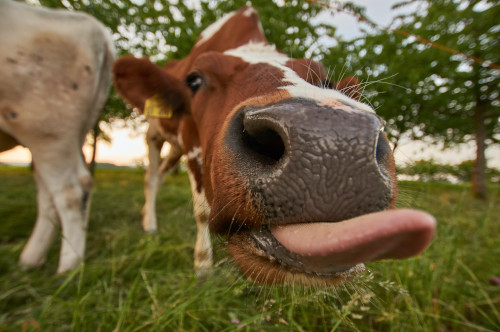
#> input picture img-1.jpg, 500 x 332 px
$ jupyter execute CPSiO_241269_Image_Processing.ipynb   (shell and % lines are left out)   (older library calls are emulated)
#> lines starting #> are read from the running program, lines starting #| are printed output that depends on the picture
## CPSiO - Przetwarzanie obrazów w dziedzinie przestrzennej

W tej częśći projektu laboratoryjnego przyjrzymy się bliżej przetwarzaniu obrazów w dziedzinie przestrzennej, Projekt został zrealizowany przy użyciu notatnika Jupyter Notebook, pakietu matplotlib do przetwarzania wykresów oraz wyświetlania obrazów, cv2 (OpenCV) do wykonywania przekształceń na obrazach oraz NumPy do wykonywania operacji na macierzach.

Stworzono dwie funkcje pomocnicze. Funkcja "compareImages" wyświetlać ma dwa wskazane obrazy celem analizy porównawczej, a "compareHistograms" histogramów. Obrazy domyślnie wyświetlane są w kolorze, jednak można zmienić parametr "color" na "gray", dzięki czemu wyświetlone zostaną w odcieniach szarości.

[cell 1]
from matplotlib import pyplot as plt

def compareImages(originalImg, newImg, color = 'default'):
    plt.subplot(121)
    if color == 'default':
        plt.imshow(originalImg)
    else:
        plt.imshow(originalImg, cmap = color)
    plt.title('Oryginalny')

    plt.subplot(122)
    if color == 'default':
        plt.imshow(newImg)
    else:
        plt.imshow(newImg, cmap = color)
    plt.title('Nowy')

    plt.show()

def compareHistograms(originalImg, newImg):
    plt.subplot(121)
    plt.hist(img.flatten(), 256, [0, 256], color = 'b')
    plt.title('Histogram przed wyrównaniem')

    plt.subplot(122)
    plt.hist(newImg.flatten(), 256, [0, 256], color = 'b')
    plt.title('Histogram po wyrównaniu')

    plt.show()

### Ćwiczenie 6.
Zaobserwuj działanie następujących przekształceń punktowych na przykładowych obrazach

Obrazy wczytywane są w odcieniach szarości, co definiuje drugi parametr, 0, w funkcji cv2.imread. Każdy pojedynczy piksel poddawany jest odpowiedniemu przekształceniu oraz wyświetlone zostaje porównanie obrazu oryginalnego z nowo utworzonym. Przekształcenia obrazów wykonywane są bezpośrednio na macierzach.

#### a) Mnożenie obrazu przez stałą T(r) = c · r, gdzie c jest stałą.

[cell 2]
import cv2
import numpy as np
from matplotlib import pyplot as plt

img = cv2.imread('img-1.jpg', 0)
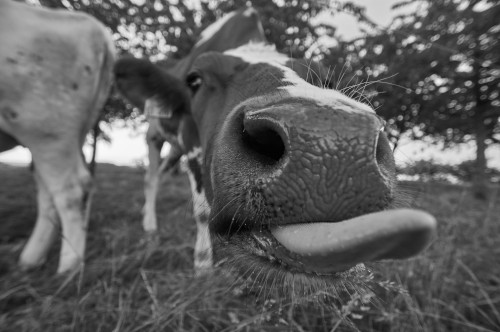
#> img: shape (332, 500); min 0, max 252, mean 95

c = 5
newImg = img * c

compareImages(img, newImg, 'gray')

W przypadku obrazu w odcieniach szarości, piksele nie przechowują informacji o kolorach w formacie RGB (red, green blue) lecz o natężeniu poziomu szarości konkretnego piksela. Wartośći te powinny znaleźć się w zakresie 0-255, więc jeśli wyjdziemy poza ten zakres, w obrazie powstaną artefakty.

#### b) Zmianę dynamiki skali szarości (kontrastu).
Możesz zastosować transformację o postaci T(r) = 1 / (1 + (m / r)^e) gdzie m i e są ustalonymi parametrami przekształcenia (np. m = 0,45, e = 8). Wykreśl T(r), by lepiej uwidocznić wpływ T na kontrast obrazu wyjściowego. Przeprowadź eksperymenty z różnymi wartościami parametrów m i e.

[cell 3]
import cv2
import numpy as np
from matplotlib import pyplot as plt

img = cv2.imread('img-1.jpg', 0)

m = 8
e = 0.4

newImg = 1 / (1 + (m / img)**e)

compareImages(img, newImg, 'gray')

TODO

#### c) Korekcję gamma, zdefiniowaną jako s = c · r^γ, gdzie c > 0 i γ > 0 są stałymi we wzorze przekształcenia.

[cell 4]
import cv2
import numpy as np
from matplotlib import pyplot as plt

img = cv2.imread('img-1.jpg', 0)

c = 0.6
gamma = 0.3

newImg = c * img**gamma

compareImages(img, newImg, 'gray')

Przekształcenie zmienia jasność obrazu. TODO

### Ćwiczenie 7.
Wypróbuj działanie wyrównywania histogramu na przykładowych
obrazach. By zaobserwować skuteczność procedury, poddaj wyrównywaniu obrazy
zbyt ciemne i zbyt jasne. Narysować histogramy obrazów przed i po wyrównaniu.

Histogram jest graficznym sposobem przedstawienia rozkładu empirycznego cechy. W przypadku obrazów w odcieniach szarości będzie to natężenie szarośći konkretnego piksela. Wartości bliższe 0 oznaczają piksele ciemniejsze, a bliższe 255 jaśniejsze. Wyrównanie histogramu obrazu sprawia, że ilość próbek ciemnych w danych obrazie jest zbliżona do ilości próbek jasnych, czyli zazwyczaj poprawia kontrast.

[cell 5]
import cv2
import numpy as np
from matplotlib import pyplot as plt

img = cv2.imread('img-1.jpg', 0)
hist, bins = np.histogram(img.flatten(), 256, [0, 256])
#> hist = 256 values, max 2249 at index 68, min 0 at index 253, mean 648.4; bins = 257 values from 0 to 256

newImg = cv2.equalizeHist(img)

compareImages(img, newImg, 'gray')
compareHistograms(img, newImg)

Z histogramu widzimy, że raczej mamy do czynienia z ciemnym obrazem - wartości w okolicach 80 natężenia zdecydowanie przeważają nad pozostałymi wartościami z całego spektrum. Po wyrównaniu kontrast zdjęcia zostaje zwiększony. Wyraźniejsze stają się różnice między jasnymi oraz ciemnymi pikselami.Spektogram dowodzi, że operacja została przeprowadzona popranie, spektrum się ustabilizowało.

[cell 6]
import cv2
import numpy as np
from matplotlib import pyplot as plt

darkImg = cv2.imread('img-dark.jpg',0)
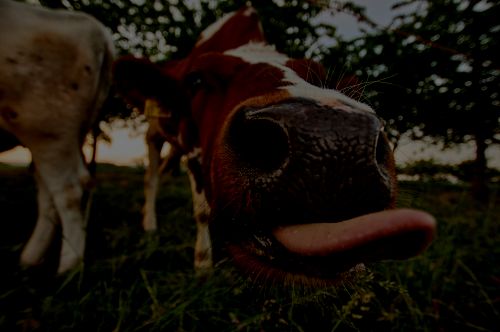
#> input picture img-dark.jpg, 500 x 332 px
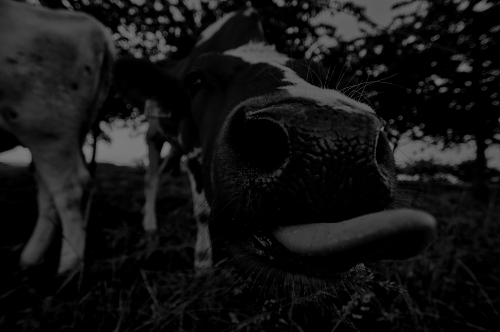
#> darkImg: shape (332, 500); min 0, max 126, mean 20.6
hist, bins = np.histogram(darkImg.flatten(), 256, [0,256])
#> hist = 256 values, max 46531 at index 0, min 0 at index 127, mean 648.4

newImg = cv2.equalizeHist(darkImg)
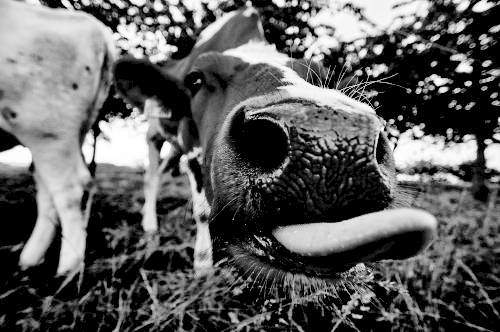
#> newImg: shape (332, 500); min 0, max 255, mean 93.8

compareImages(img, newImg, 'gray')
compareHistograms(darkImg, newImg)

W przypadku bardzo ciemnego ekranu próba wyrównania spektrum nie sprawdziła się najelpiej. W obrazie pozostała bardzo dużą ilość ciemnych pikseli.

[cell 7]
import cv2
import numpy as np
from matplotlib import pyplot as plt

brightImg = cv2.imread('img-light.jpg',0)
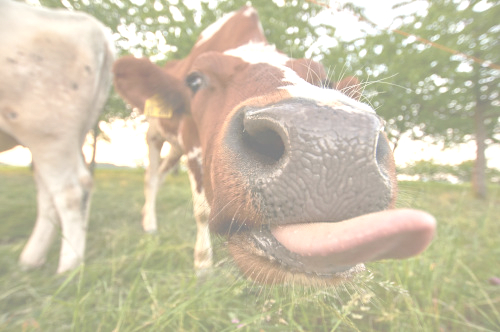
#> input picture img-light.jpg, 500 x 332 px
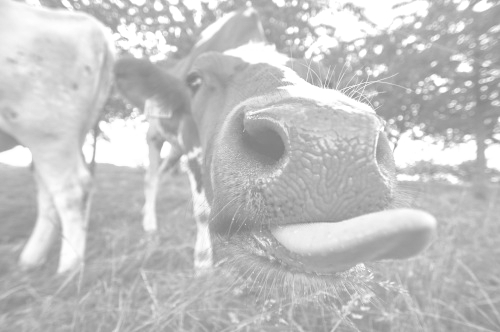
#> brightImg: shape (332, 500); min 127, max 255, mean 194.3
hist, bins = np.histogram(brightImg.flatten(), 256, [0, 256])
#> hist = 256 values, max 9925 at index 255, min 0 at index 0, mean 648.4

newImg = cv2.equalizeHist(brightImg)

compareImages(img, newImg, 'gray')
compareHistograms(brightImg, newImg)
#> in compareHistograms (call 3), `plt.show()`:
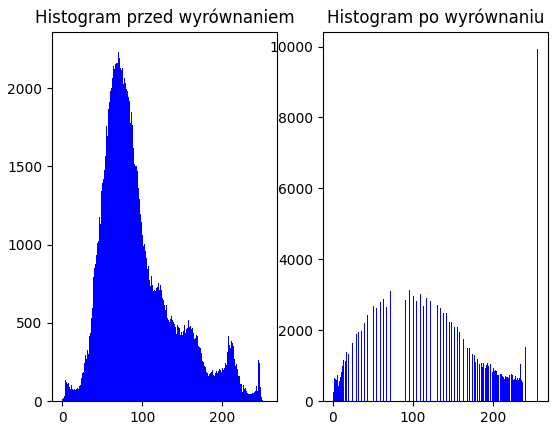
#> figure drawn by matplotlib, 2 panels; panel 1: tallest bar 2249 high, from x = 68 to 69; panel 2: tallest bar 9925 high, from x = 255 to 256

### Ćwiczenie 8
Zbadaj skuteczność redukcji szumu typu „sól i pieprz”.

Szum typu "sól i pieprz" często występuje w obrazach cyfrowych. Przyczyną są ostre i nagłe zakłócenia transmisji. Polega na występowaniu ciemnych pikseli w obszarze jasnych i na odwrót - jasnych pikseli na ciemnych tłach, co uzasadnia nazwę "sól i pieprz". Do efektywych metod walki z takim rodzajem szumu należą między innymi filtry medianowe.

#### a) liniowego filtra uśredniającego z kwadratową maską, rozpoczynając od maski rozmiaru 3 × 3.
Filtr rozmywa obraz, dzięki czemu szum zanika kosztem pogorszenia jakości obrazu. Maska rozmiaru 3x3 nie pozwoliła na całkowitą redukcję szumu. Dopiero przy masce 8x8 zaczął być mniej widoczny, jednak obraz stał się już bardzo rozmyty. Drastycznym przypadkiem jest maska rozmiaru 15x15, w której faktycznie szumu nie widać, jednak obraz jest całkiem nieczytelny.

[cell 8]
import cv2
import numpy as np
from matplotlib import pyplot as plt

img = cv2.imread('noise.png')
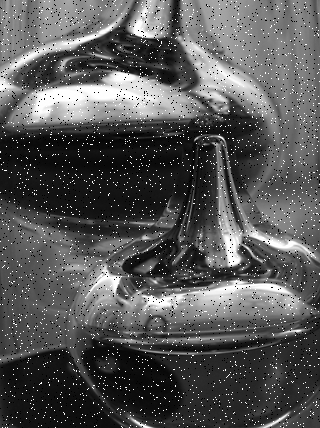
#> input picture noise.png, 320 x 428 px
#> img is the input picture: shape (428, 320, 3); min 0, max 255, mean 86.8
newImg = cv2.blur(img, (3, 3))
#> newImg: shape (428, 320, 3)

compareImages(img, newImg)

[cell 9]
import cv2
import numpy as np
from matplotlib import pyplot as plt

img = cv2.imread('noise.png')
newImg = cv2.blur(img, (8, 8))

compareImages(img, newImg)

[cell 10]
import cv2
import numpy as np
from matplotlib import pyplot as plt

img = cv2.imread('noise.png')
newImg = cv2.blur(img, (15, 15))

compareImages(img, newImg)

TODO

#### b) nieliniowego filtra medianowego.
Filtr medianowy sprawdził się znacznie lepiej od poprzedniego, wygładza obraz. Oblicza medianę pikseli dookoła centralnego i dokonuje podmiany. Pozwala na zachowanie dobrej jakośći obrazu i pozbycie się niechcianego szumu. Im bardziej zwięszamy wartość rozmycia, tym obraz staje się coraz bardziej "pastelowy".

[cell 11]
import cv2
import numpy as np
from matplotlib import pyplot as plt

img = cv2.imread('noise.png')
newImg = cv2.medianBlur(img, 3)

compareImages(img, newImg)

[cell 12]
import cv2
import numpy as np
from matplotlib import pyplot as plt

img = cv2.imread('noise.png')
newImg = cv2.medianBlur(img, 5)

compareImages(img, newImg)

[cell 13]
import cv2
import numpy as np
from matplotlib import pyplot as plt

img = cv2.imread('noise.png')
newImg = cv2.medianBlur(img, 7)

compareImages(img, newImg)

TODO

### Ćwiczenie 9

Zastosuj filtry górnoprzepustowe do wykrywania krawędzi na przykładowych obrazach.

Celem wykrywania krawedzi jest poprawa wizualnej jakośći obrazu, między innymi ostrości, szczegółowości, kontrastu.

#### a) Użyj filtra z maską Sobela do wykrywania krawędzi.
Wyróżniamy dwa typy filtrów z maską Sobela - poziomy oraz pionowy. Poziomy, jak sama nazwa podpowiada, wykrywa krawędzie w poziomie, pionowy natomiast w pionie. Filtr umożliwia aproksymację pochodnych kierunkowych intensywności obrazu w ośmiu kierunkach, co 45°.

[cell 14]
import cv2
import numpy as np
from matplotlib import pyplot as plt

img = cv2.imread('img-1.jpg')
#> img is the input picture: shape (332, 500, 3); mean B, G, R 59.2, 95.7, 107.3

sobelx = cv2.Sobel(img, cv2.CV_64F, 1, 0, ksize=5)
sobely = cv2.Sobel(img, cv2.CV_64F, 0, 1, ksize=5)

compareImages(img, sobelx)
compareImages(img, sobely)

#### b) Zaobserwuj działanie Laplasjanu do wyostrzania szczegółów.
TODO

[cell 15]
import cv2
import numpy as np
from matplotlib import pyplot as plt

img = cv2.imread('img-1.jpg')
laplacian = cv2.Laplacian(img, cv2.CV_64F)
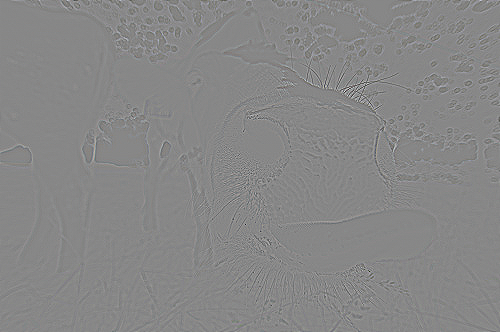
#> laplacian: shape (332, 500, 3) float64; mean B, G, R 0, 0, 0; drawn with min black and max white

compareImages(img, laplacian)
#> in compareImages (call 15), `plt.show()`:
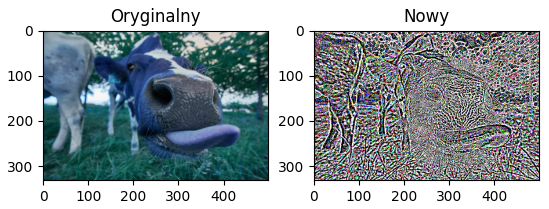
#> figure drawn by matplotlib, 2 panels; B, G, R data is drawn as R, G, B
